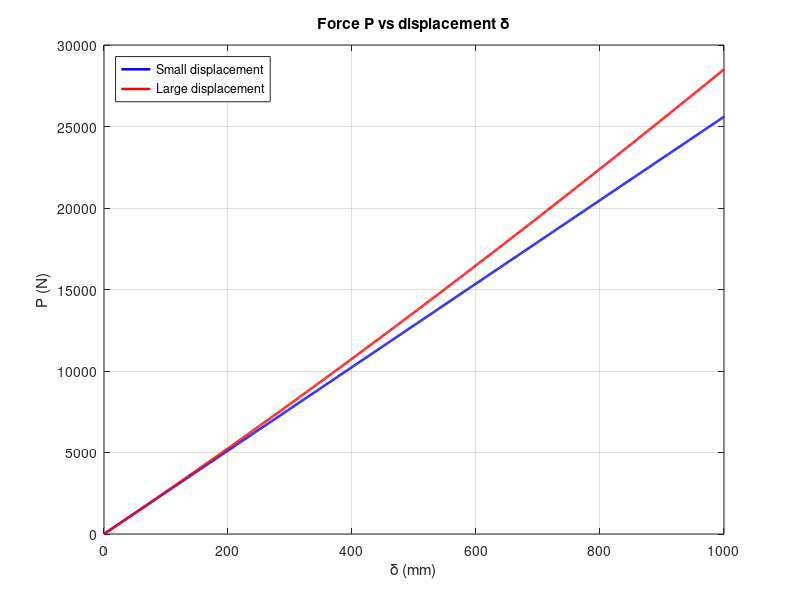
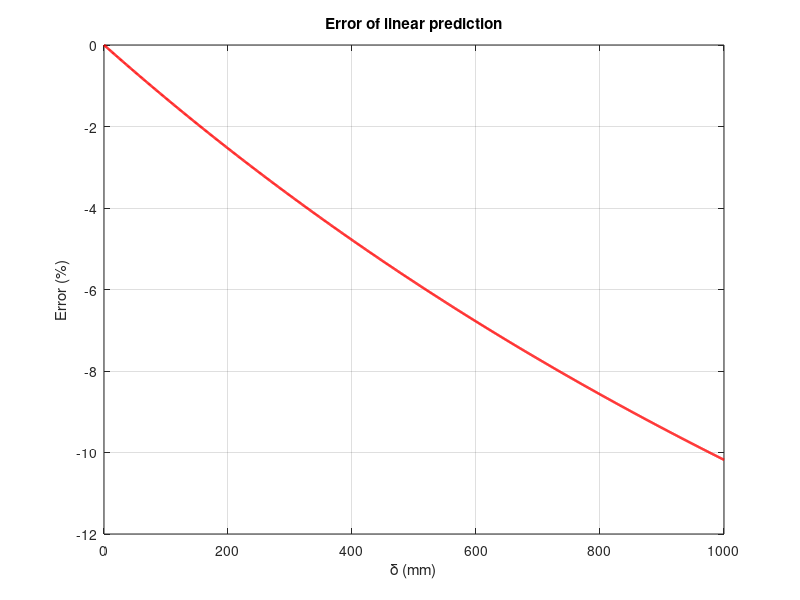

MATLAB code to generate these figures, in order:
clear; clc; close all;

E  = 100e6;
A  = 0.001;
EA = E*A;
L0 = 5;
a  = 4;
b  = 3;

delta_mm = (0:1:1000)';
delta    = delta_mm/1000;

cos_theta0 = a/L0;
P_lin = 2*(EA/L0)*cos_theta0^2 .* delta;

L      = sqrt((a+delta).^2 + b^2);
P_nl   = 2*(EA/L0).*(L-L0).*(a+delta)./L;

error_pct = (P_lin - P_nl)./P_nl * 100;
error_pct(1) = 0;

figure('Name','P vs delta','Color','w');
plot(delta_mm, P_lin, 'b-', 'LineWidth', 1.8); hold on;
plot(delta_mm, P_nl,  'r-', 'LineWidth', 1.8);
xlabel('\delta (mm)');
ylabel('P (N)');
title('Force P vs displacement \delta');
legend('Small displacement', 'Large displacement', ...
       'Location', 'northwest');
grid on;

figure('Name','Error vs delta','Color','w');
plot(delta_mm, error_pct, 'r-', 'LineWidth', 1.8);
xlabel('\delta (mm)');
ylabel('Error (%)');
title('Error of linear prediction');
grid on;

sample_idx = [1 51 101 201 501 1001];
fprintf('%8s %12s %12s %10s\n','delta(mm)','P_lin(N)','P_nl(N)','error(%)');
for k = sample_idx
    fprintf('%8d %12.2f %12.2f %10.3f\n', ...
        delta_mm(k), P_lin(k), P_nl(k), error_pct(k));
end
